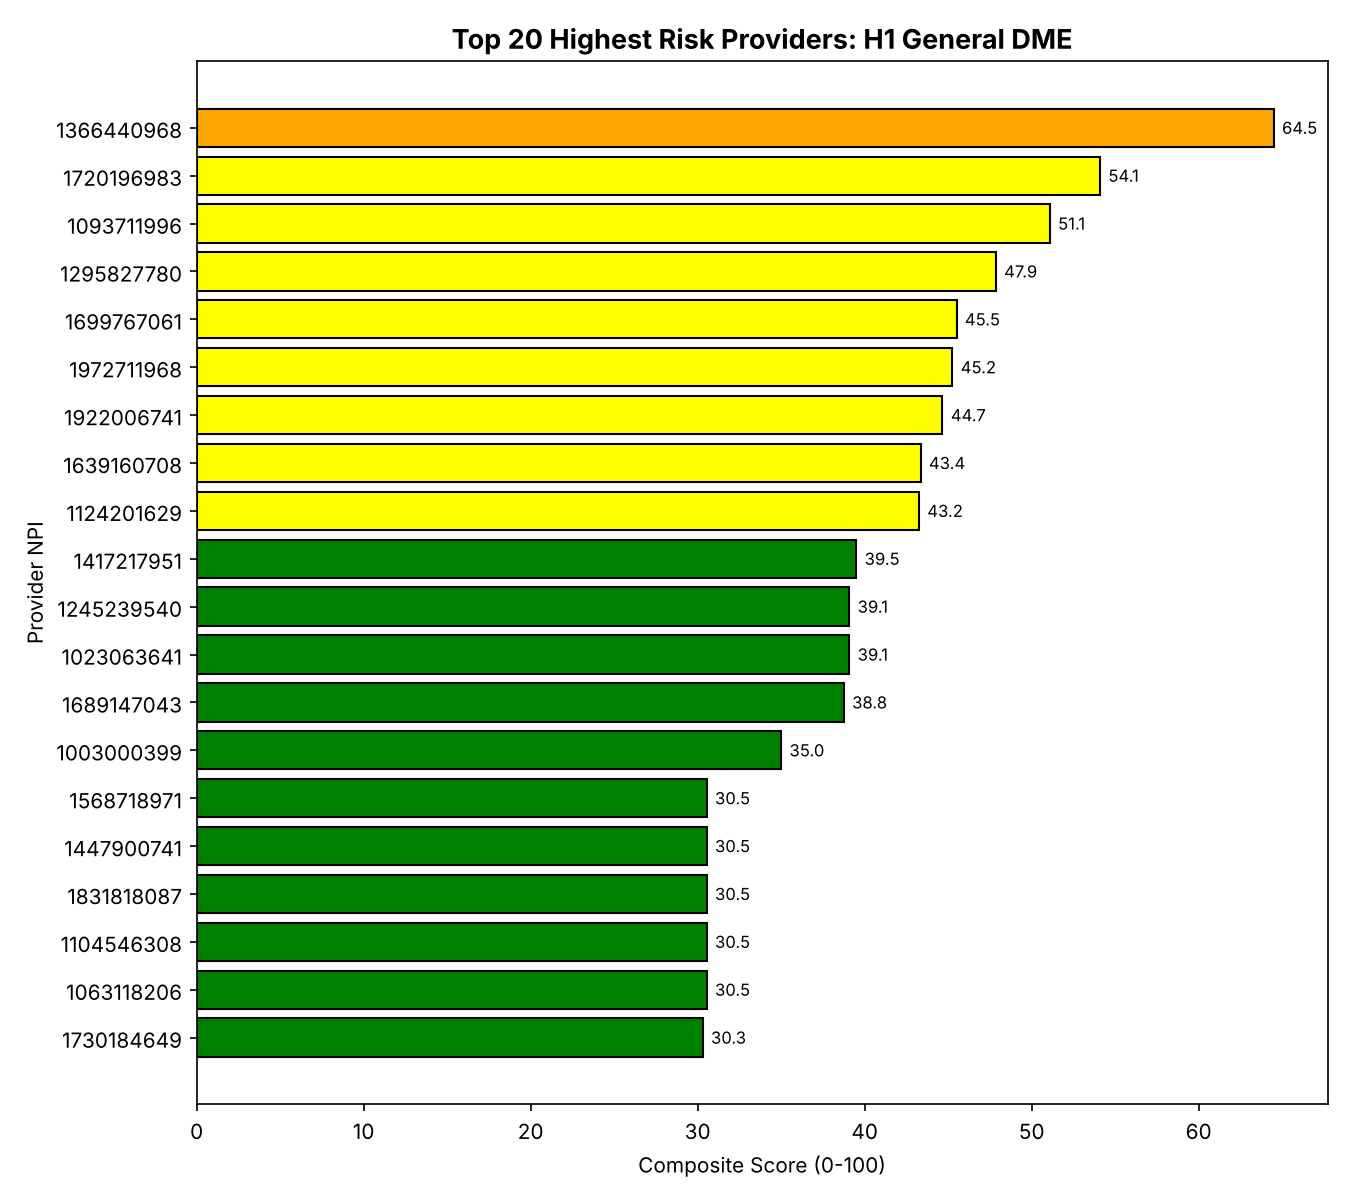

Recreate this plot in Python.
# viz_04_h1_top20_providers.py
# Top 20 Highest Risk Providers (H1)
# Input: h1_with_calls.csv

import pandas as pd
import matplotlib.pyplot as plt

from pathlib import Path
BASE_DIR = Path(__file__).resolve().parent
DATA_DIR = BASE_DIR.parent / "CAET_tool"  # pipeline outputs

# ── LOAD ─────────────────────────────────────────────────────────────
df = pd.read_csv(str(DATA_DIR / "h1_with_calls.csv"))

# ── TOP 20 BY COMPOSITE SCORE (WITH CALLS) ──────────────────────────
top20 = df.sort_values("composite_with_calls", ascending=False).head(20)

# ── COLOR BY TIER ────────────────────────────────────────────────────
tier_colors = {"CRITICAL": "red", "HIGH": "orange", "MEDIUM": "yellow", "LOW": "green"}
colors = top20["updated_tier"].map(tier_colors)

# ── CHART ────────────────────────────────────────────────────────────
plt.figure(figsize=(9, 8))
plt.barh(top20["Suplr_NPI"].astype(str), top20["composite_with_calls"], color=colors, edgecolor="black")

plt.title("Top 20 Highest Risk Providers: H1 General DME", fontsize=13, fontweight="bold")
plt.xlabel("Composite Score (0-100)")
plt.ylabel("Provider NPI")
plt.gca().invert_yaxis()   # highest score at top

for i, val in enumerate(top20["composite_with_calls"]):
    plt.text(val + 0.5, i, f"{val:.1f}", va="center", fontsize=8)

# ── SAVE ─────────────────────────────────────────────────────────────
plt.tight_layout()
plt.savefig(str(BASE_DIR / "viz_04_h1_top20_providers.png"), dpi=150)
plt.show()
print("Saved: viz_04_h1_top20_providers.png")
